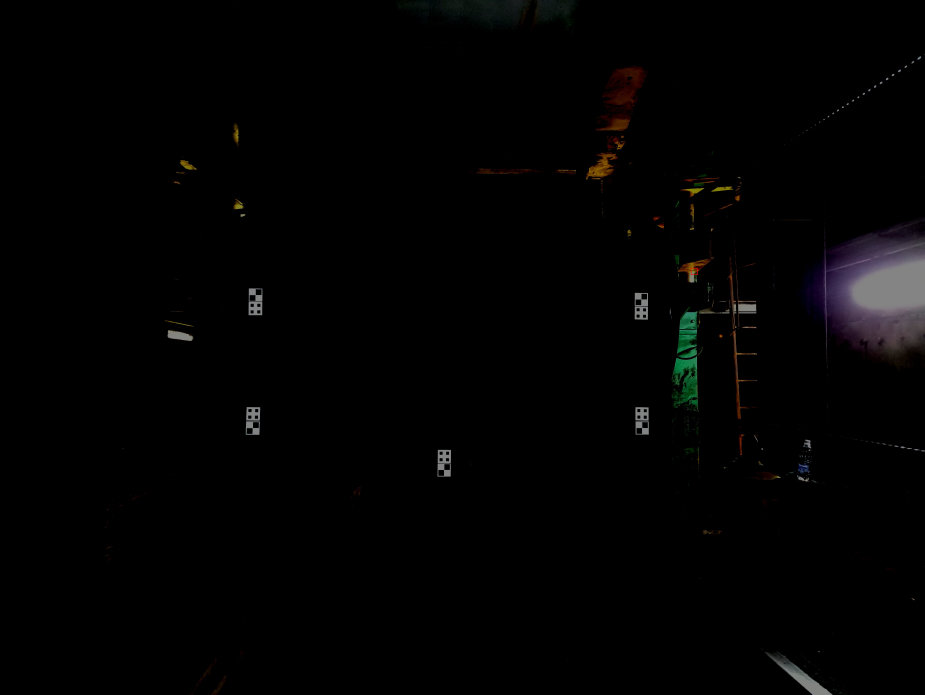
#> input picture Dissertation_project/Image for template.jpg, 4624 x 3472 px (shown at 1/5 size)
$ python Dist_Calc_HD_new.py --image 'Image for template.jpg' --width 1.0   (older library calls are emulated)
#> lines starting #> are read from the running program, lines starting #| are printed output that depends on the picture; after the words box and inside, x2 and y2 are one past the last pixel; in counts of white or black regions, pixels touching at a corner belong together
# Obsolete module for distance calculation for big images based on a reference object
from scipy.spatial import distance as dist
from imutils import perspective
from imutils import contours
import numpy as np
import argparse
import imutils
import cv2


def midpoint(ptA, ptB):
    return ((ptA[0] + ptB[0]) * 0.5, (ptA[1] + ptB[1]) * 0.5)


# construct the argument parse and parse the arguments
ap = argparse.ArgumentParser()
ap.add_argument("-i", "--image", required=True,
                help="path to the input image")
ap.add_argument("-w", "--width", type=float, required=True,
                help="width of the left-most object in the image (in inches)")
args = vars(ap.parse_args())

# load the image, convert it to grayscale, and blur it slightly
image = cv2.imread(args["image"])
#> image is the input picture: shape (3472, 4624, 3); mean B, G, R 2.3, 2.3, 2.5
gray = cv2.cvtColor(image, cv2.COLOR_BGR2GRAY)
gray = cv2.GaussianBlur(gray, (11, 11), 0)

# perform edge detection, then perform a dilation + erosion to
# close gaps in between object edges
edged = cv2.Canny(gray, 50, 100)
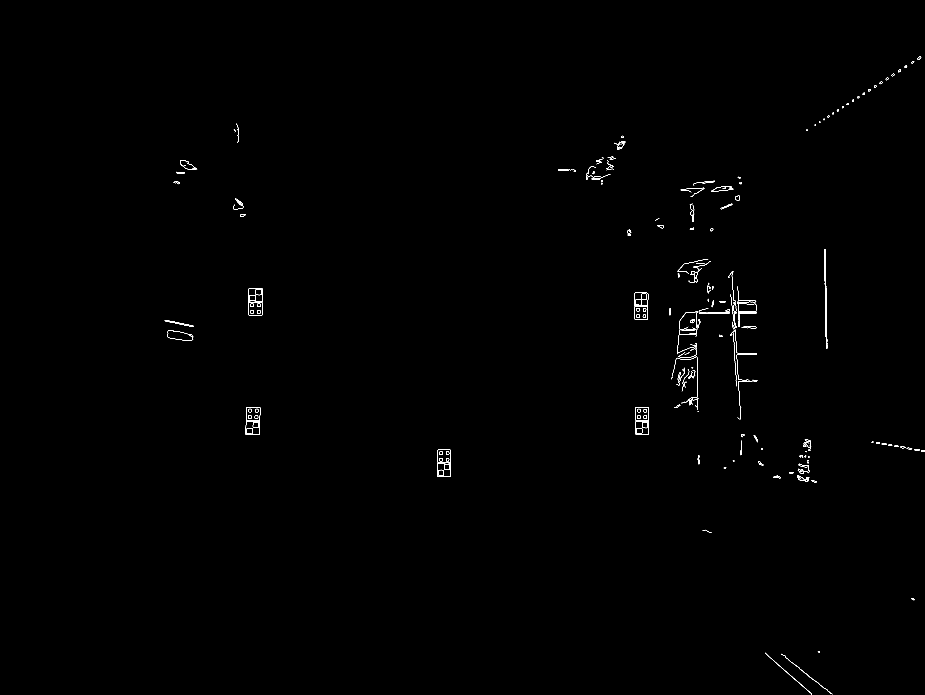
#> edged: shape (3472, 4624) (shown at 1/5 size); 0.13% white in thin lines or dots, all inside (x1, y1, x2, y2) = (823, 282, 4624, 3472)
edged = cv2.dilate(edged, None, iterations=1)
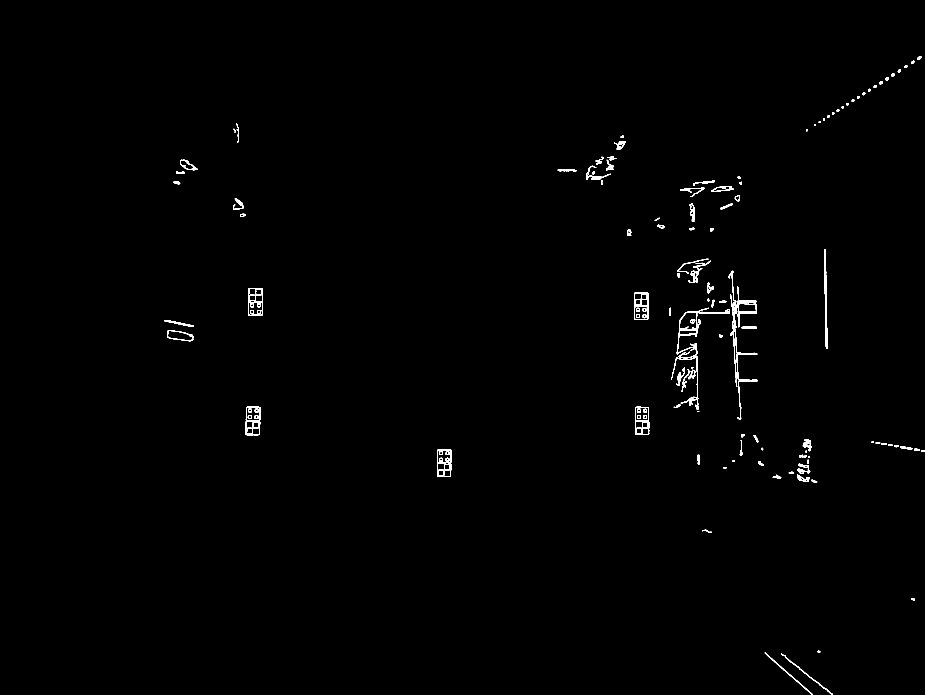
#> edged: shape (3472, 4624) (shown at 1/5 size); 0.43% white; 165 white regions, largest, box (x1, y1, x2, y2) and area: (3651, 1648, 3787, 2097) 3786, (4121, 1245, 4137, 1745) 3134, (3384, 1556, 3491, 1772) 3001
edged = cv2.erode(edged, None, iterations=1)

# find contours in the edge map
cnts = cv2.findContours(edged.copy(), cv2.RETR_EXTERNAL,
                        cv2.CHAIN_APPROX_SIMPLE)
#> cnts = 153 contours, 27 with area under 20; largest, box (x1, y1, x2, y2) and area: (1242, 1441, 1313, 1577) 9076, (2187, 2249, 2255, 2384) 8810, (3173, 1464, 3241, 1599) 8780, (1228, 2106, 1300, 2175) 4598, (1230, 2035, 1302, 2103) 4534
cnts = imutils.grab_contours(cnts)

# sort the contours from left-to-right and, then initialize the
# distance colors and reference object
(cnts, _) = contours.sort_contours(cnts)
colors = ((0, 0, 255), (0, 255, 0), (255, 0, 255), (0, 255, 255),
          (0, 0, 0))
refObj = None

# loop over the contours individually
for c in cnts:
    # if the contour is not sufficiently large, ignore it
    if cv2.contourArea(c) < 4500:
        continue
    # compute the rotated bounding box of the contour
    box = cv2.minAreaRect(c)
    box = cv2.cv.BoxPoints(box) if imutils.is_cv2() else cv2.boxPoints(box)
    box = np.array(box, dtype="int")
    # order the points in the contour such that they appear
    # in top-left, top-right, bottom-right, and bottom-left
    # order, then draw the outline of the rotated bounding
    # box

    box = perspective.order_points(box)
    print(box)
    # compute the center of the bounding box
    cX = np.average(box[:, 0])
    cY = np.average(box[:, 1])

    # if this is the first contour we are examining (i.e.,
    # the left-most contour), we presume this is the
    # reference object
    if refObj is None:
        # unpack the ordered bounding box, then compute the
        # midpoint between the top-left and top-right points,
        # followed by the midpoint between the top-right and
        # bottom-right
        (tl, tr, br, bl) = box
        (tlblX, tlblY) = midpoint(tl, bl)
        (trbrX, trbrY) = midpoint(tr, br)
        # compute the Euclidean distance between the midpoints,
        # then construct the reference object
        D = dist.euclidean((tlblX, tlblY), (trbrX, trbrY))
        refObj = (box, (cX, cY), D / args["width"])
        x1 = int(box[0][0])
        x2 = int(box[1][0])
        y1 = int(box[0][1])
        y2 = int(box[2][1])
        continue

    cropped_img = image[y1:y2, x1:x2]
    scale_crop = 200
    width_crop = int(cropped_img.shape[1] * scale_crop / 100)
    height_crop = int(cropped_img.shape[0] * scale_crop / 100)
    dim2 = (width_crop, height_crop)
    res_crop = cv2.resize(cropped_img, dim2, interpolation=cv2.INTER_AREA)

    gray_crop = cv2.cvtColor(res_crop, cv2.COLOR_BGR2GRAY)
    gray_crop = cv2.GaussianBlur(gray_crop, (3, 3), 0)

    # perform edge detection, then perform a dilation + erosion to
    # close gaps in between object edges
    edge_crop = cv2.Canny(gray_crop, 50, 100)
    edge_crop = cv2.dilate(edge_crop, None, iterations=1)
    edge_crop = cv2.erode(edge_crop, None, iterations=1)

    cnts_crop = cv2.findContours(edge_crop.copy(), cv2.RETR_EXTERNAL,
                                 cv2.CHAIN_APPROX_SIMPLE)
    cnts_crop = imutils.grab_contours(cnts_crop)

    # sort the contours from left-to-right and, then initialize the
    # distance colors and reference object
    (cnts_crop, _) = contours.sort_contours(cnts_crop)
    colors_crop = ((0, 0, 255), (0, 255, 0), (255, 0, 255), (0, 255, 255),
                   (0, 0, 0))
    refObj_crop = None
    for crop in cnts_crop:
        # if the contour is not sufficiently large, ignore it
        print("contour area is = ", cv2.contourArea(crop))
        # if cv2.contourArea(crop) > 1000 or cv2.contourArea(crop) < 10 or cv2.contourArea(crop)==416.5:
        if cv2.contourArea(crop) < 10 or cv2.contourArea(crop) == 218 or cv2.contourArea(crop) == 416.5:
            continue
        box_crop = cv2.minAreaRect(crop)
        box_crop = cv2.cv.BoxPoints(box_crop) if imutils.is_cv2() else cv2.boxPoints(box_crop)
        box_crop = np.array(box_crop, dtype="int")
        box_crop = perspective.order_points(box_crop)
        # compute the center of the bounding box
        cX_crop = np.average(box_crop[:, 0])
        cY_crop = np.average(box_crop[:, 1])

        # if this is the first contour we are examining (i.e.,
        # the left-most contour), we presume this is the
        # reference object
        if refObj_crop is None:
            # unpack the ordered bounding box, then compute the
            # midpoint between the top-left and top-right points,
            # followed by the midpoint between the top-right and
            # bottom-right
            (tl_crop, tr_crop, br_crop, bl_crop) = box_crop
            (tlblX_crop, tlblY_crop) = midpoint(tl_crop, bl_crop)
            (trbrX_crop, trbrY_crop) = midpoint(tr_crop, br_crop)
            # compute the Euclidean distance between the midpoints,
            # then construct the reference object
            D_crop = dist.euclidean((tlblX_crop, tlblY_crop), (trbrX_crop, trbrY_crop))
            refObj_crop = (box_crop, (cX_crop, cY_crop), D_crop / 4.5)

        res_orig = res_crop.copy()
        cv2.drawContours(res_orig, [box_crop.astype("int")], -1, (0, 255, 0), 2)
        cv2.drawContours(res_orig, [refObj_crop[0].astype("int")], -1, (0, 255, 0), 2)
        # stack the reference coordinates and the object coordinates
        # to include the object center
        refCoords_crop = np.vstack([refObj_crop[0], refObj_crop[1]])
        objCoords_crop = np.vstack([box_crop, (cX_crop, cY_crop)])
        # loop over the original points
        cv2.circle(res_orig, (int(box_crop[0][0]), int(box_crop[0][1])), 3, (0, 0, 0), -1)
        cv2.circle(res_orig, (int(box_crop[1][0]), int(box_crop[1][1])), 3, (0, 0, 0), -1)
        cv2.circle(res_orig, (int(box_crop[2][0]), int(box_crop[2][1])), 3, (0, 0, 0), -1)
        cv2.circle(res_orig, (int(box_crop[3][0]), int(box_crop[3][1])), 3, (0, 0, 0), -1)
        cv2.line(res_orig, (int(box_crop[0][0]), int(box_crop[0][1])), (int(box_crop[1][0]), int(box_crop[1][1])),
                 (0, 0, 255), 3)
        length1 = dist.euclidean((int(box_crop[0][0]), int(box_crop[0][1])),
                                 (int(box_crop[1][0]), int(box_crop[1][1]))) / refObj_crop[2]
        cv2.putText(res_orig, "{:.4f}cm".format(length1), (int(box_crop[0][0]), int(box_crop[0][1] - 10)),
                    cv2.FONT_HERSHEY_SIMPLEX, 0.7, (0, 0, 0), 1)
        for ((xA_crop, yA_crop), (xB_crop, yB_crop), color_crop) in zip(refCoords_crop, objCoords_crop, colors_crop):
            # draw circles corresponding to the current points and
            # connect them with a line
            cv2.circle(res_orig, (int(xA_crop), int(yA_crop)), 2, color_crop, -1)
            cv2.circle(res_orig, (int(xB_crop), int(yB_crop)), 2, color_crop, -1)
            cv2.line(res_orig, (int(xA_crop), int(yA_crop)), (int(xB_crop), int(yB_crop)),
                     color_crop, 1)

            # compute the Euclidean distance between the coordinates,
            # and then convert the distance in pixels to distance in
            # units #mX mY
            D_crop = dist.euclidean((xA_crop, yA_crop), (xB_crop, yB_crop)) / refObj_crop[2]
            (mX_crop, mY_crop) = midpoint((xA_crop, yA_crop), (xB_crop, yB_crop))
            cv2.putText(res_orig, "{:.4f}cm".format(D_crop), (int(mX_crop), int(mY_crop - 10)),
                        cv2.FONT_HERSHEY_SIMPLEX, 0.7, color_crop, 1)
            cv2.imshow("Cropped", res_orig)
            cv2.imshow("Cropped2", edge_crop)
            cv2.waitKey(0)

    # draw the contours on the image
    orig = image.copy()
    cv2.drawContours(orig, [box.astype("int")], -1, (0, 255, 0), 2)
    cv2.drawContours(orig, [refObj[0].astype("int")], -1, (0, 255, 0), 2)
    # stack the reference coordinates and the object coordinates
    # to include the object center
    refCoords = np.vstack([refObj[0], refObj[1]])
    objCoords = np.vstack([box, (cX, cY)])
    # loop over the original points
    for ((xA, yA), (xB, yB), color) in zip(refCoords, objCoords, colors):
        # draw circles corresponding to the current points and
        # connect them with a line
        cv2.circle(orig, (int(xA), int(yA)), 5, color, -1)
        cv2.circle(orig, (int(xB), int(yB)), 5, color, -1)
        cv2.line(orig, (int(xA), int(yA)), (int(xB), int(yB)),
                 color, 1)
        # compute the Euclidean distance between the coordinates,
        # and then convert the distance in pixels to distance in
        # units #mX mY
        D = dist.euclidean((xA, yA), (xB, yB)) / refObj[2]
        (mX, mY) = midpoint((xA, yA), (xB, yB))
        cv2.putText(orig, "{:.4f}cm".format(D), (int(mX), int(mY - 10)),
                    cv2.FONT_HERSHEY_SIMPLEX, 7, color, 3)
        # show the output image

        scale_percent = 15  # percent of original size
        width = int(orig.shape[1] * scale_percent / 100)
        height = int(orig.shape[0] * scale_percent / 100)
        dim = (width, height)

        # resize image
        resized = cv2.resize(orig, dim, interpolation=cv2.INTER_AREA)

        width = int(orig.shape[1] * scale_percent / 100)
        height = int(orig.shape[0] * scale_percent / 100)
        dim = (width, height)

        # resize image
        resizedCanny = cv2.resize(edged, dim, interpolation=cv2.INTER_AREA)

        cv2.imshow("Image", resized)
        cv2.imshow("Binary Image", resizedCanny)
        cv2.waitKey(0)
#> this loop made 153 passes
#> (cX, cY, tl, br, bl, tlblX, tlblY, trbrX) on pass 10: (1263.5, 2140, [1228, 2106], [1299, 2174], [1228, 2174], 1228, 2140, 1299)
#> (box, cX, cY) on passes 11, 12, 13, 33: ([[1231, 2033], [1301, 2035], [1299, 2103], [1229, 2101]], 1265, 2068), ([[1243, 1440], [1312, 1441], [1311, 1576], [1241, 1575]], 1276.8, 1508), ([[2187, 2249], [2254, 2249], [2254, 2383], [2187, 2383]], 2220.5, 2316), ([[3173, 1463], [3240, 1463], [3240, 1597], [3173, 1597]], 3206.5, 1530)
#> (printed output is left out)
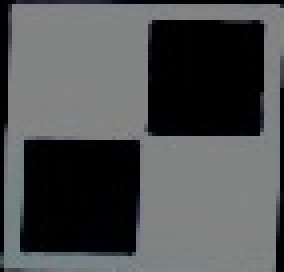
#> cropped_img: shape (68, 71, 3) (shown 4 times larger); mean B, G, R 81.1, 80.3, 78.5
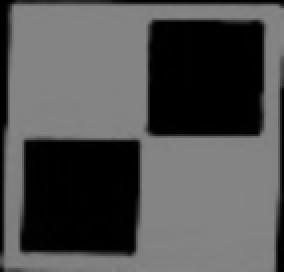
#> gray_crop: shape (136, 142) (shown 2 times larger); min 0, max 135, mean 79.8
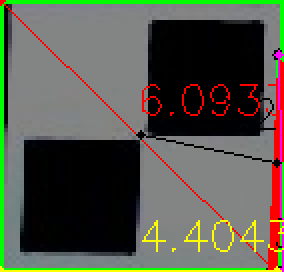
#> res_orig: shape (136, 142, 3) (shown 2 times larger); mean B, G, R 75, 87.4, 85.9
#> after the loop, bl_crop = [0, 135]; br_crop = [141, 135]; tl_crop = [0, 0]; tlblX = 1228; tlblX_crop = 0; tlblY = 2140; tlblY_crop = 67.5; tr_crop = [141, 0]; trbrX = 1299; trbrX_crop = 141; trbrY = 2140; trbrY_crop = 67.5; x1 = 1228; x2 = 1299; y1 = 2106; y2 = 2174
